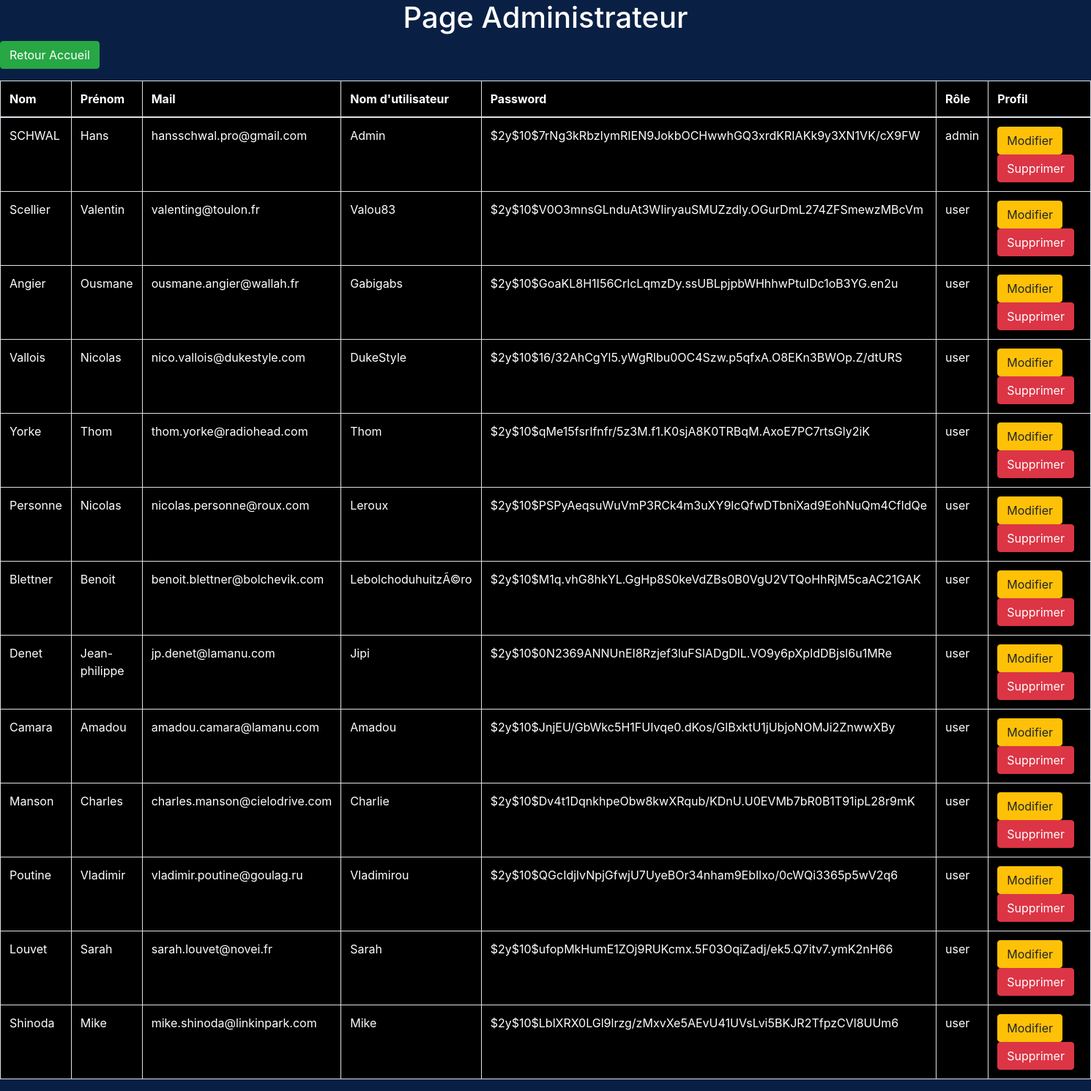
/views/adminPage.php (signed in), run on the app's committed database.
### tables this page shows
CREATE TABLE `users` (
  `id` int(11) NOT NULL,
  `lastName` varchar(50) NOT NULL,
  `firstName` varchar(50) NOT NULL,
  `mail` varchar(50) NOT NULL,
  `userName` varchar(50) NOT NULL,
  `password` varchar(65) NOT NULL,
  `id_roles_defines` int(11) NOT NULL
);

CREATE TABLE `roles` (
  `id` int(11) NOT NULL,
  `name` varchar(20) NOT NULL
);

### controllers/adminPageController.php (called while the page is built)
<?php
require '../models/database.php';
require '../models/role.php';
$adminTask = new role();
$rows = $adminTask->showRoles();

### models/database.php (called while the page is built, shortened)
<?php
class database{
  public function __construct(){
    $this->db = new PDO('mysql:dbname=hitsongwriter;host=localhost', 'hans', 'Lhlpsdnh87', [PDO::ATTR_ERRMODE=>PDO::ERRMODE_EXCEPTION]);
  }
}
?>

### models/role.php (called while the page is built, shortened)
<?php
class role extends database{
  public function showRoles(){
    $query = 'SELECT `users`.`lastName`,`users`.`id`, `users`.`firstName`, `users`.`mail`, `users`.`userName`, `users`.`password`, `roles`.`name` FROM `roles` INNER JOIN `users` ON `roles`.`id` = `users`.`id_roles_defines`';
    $showInfo = $this->db->query($query);
    $showInfos = $showInfo->fetchAll(PDO::FETCH_OBJ);
    if(COUNT($showInfos) > 0){
      return $showInfos;
    }
  }
}

### views/adminPage.php (the view, shortened to what this page needs)
<?php
if($_SESSION['id_roles'] !=1){
  header('Location: index.php');
}else{
  require '../controllers/adminPageController.php';
  ?>
  <!doctype html>
  <html lang="fr" dir="ltr">
  <head>
    <link rel="stylesheet" href="https://stackpath.bootstrapcdn.com/bootstrap/4.1.3/css/bootstrap.min.css">
    <link rel="stylesheet" href="https://code.jquery.com/ui/1.12.1/themes/smoothness/jquery-ui.css">
    <link rel="stylesheet" type="text/css" href="../assets/css/adminPageStyle.css">
  </head>
  <body>
    <h1>Page Administrateur</h1>
    <div class="container-fluid">
      <div class="row">
        <p>
          <a href="../index.php" class="btn btn-success">Retour Accueil</a>
        </p>
        <table class="table table-striped table-bordered">
          <thead>
            <tr>
              <th>Nom</th>
              <th>Prénom</th>
              <th>Mail</th>
              <th>Nom d'utilisateur</th>
              <th>Password</th>
              <th>Rôle</th>
              <th>Profil</th>
            </tr>
          </thead>
          <tbody>
            <?php
            foreach ($rows as $row) {
              echo '<tr>';
              echo '<td>'. $row->lastName . '</td>';
              echo '<td>'. $row->firstName . '</td>';
              echo '<td>'. $row->mail . '</td>';
              echo '<td>'. $row->userName . '</td>';
              echo '<td>'. $row->password . '</td>';
              echo '<td>'. $row->name . '</td>';
              echo '<td width=250>';
              echo '<a class="btn btn-warning" href="update.php?id='.$row->id.'">Modifier</a>';
              echo '<a class="btn btn-danger" href="delete.php?id='.$row->id.'">Supprimer</a>';
              echo '</td>';
              echo '</tr>';
            }
            ?>
          </tbody>
        </table>
      </div>
    </div>
  <?php } ?>
</body>
</html>

### assets/css/adminPageStyle.css (style rules this page uses)
body { background-color: #092044; color: white; }
h1 { text-align: center; }
.table-striped { background-color: black; color: white; }

### data on the page
users: lastName "SCHWAL", firstName "Hans", mail "hansschwal.pro@gmail.com", userName "Admin", password "$2y$10$7rNg3kRbzIymRIEN9JokbOCHwwhGQ3xrdKRIAKk9y3XN1VK/cX9FW", id_roles_defines.name "admin"
users: lastName "Scellier", firstName "Valentin", mail "valenting@toulon.fr", userName "Valou83", password "$2y$10$V0O3mnsGLnduAt3WIiryauSMUZzdly.OGurDmL274ZFSmewzMBcVm", id_roles_defines.name "user"
users: lastName "Angier", firstName "Ousmane", mail "ousmane.angier@wallah.fr", userName "Gabigabs", password "$2y$10$GoaKL8H1I56CrlcLqmzDy.ssUBLpjpbWHhhwPtuIDc1oB3YG.en2u", id_roles_defines.name "user"
users: lastName "Vallois", firstName "Nicolas", mail "nico.vallois@dukestyle.com", userName "DukeStyle", password "$2y$10$16/32AhCgYl5.yWgRlbu0OC4Szw.p5qfxA.O8EKn3BWOp.Z/dtURS", id_roles_defines.name "user"
users: lastName "Yorke", firstName "Thom", mail "thom.yorke@radiohead.com", userName "Thom", password "$2y$10$qMe15fsrIfnfr/5z3M.f1.K0sjA8K0TRBqM.AxoE7PC7rtsGly2iK", id_roles_defines.name "user"
users: lastName "Personne", firstName "Nicolas", mail "nicolas.personne@roux.com", userName "Leroux", password "$2y$10$PSPyAeqsuWuVmP3RCk4m3uXY9lcQfwDTbniXad9EohNuQm4CfIdQe", id_roles_defines.name "user"
users: lastName "Blettner", firstName "Benoit", mail "benoit.blettner@bolchevik.com", userName "LebolchoduhuitzÃ©ro", password "$2y$10$M1q.vhG8hkYL.GgHp8S0keVdZBs0B0VgU2VTQoHhRjM5caAC21GAK", id_roles_defines.name "user"
users: lastName "Denet", firstName "Jean-philippe", mail "jp.denet@lamanu.com", userName "Jipi", password "$2y$10$0N2369ANNUnEI8Rzjef3luFSlADgDlL.VO9y6pXpIdDBjsl6u1MRe", id_roles_defines.name "user"
users: lastName "Camara", firstName "Amadou", mail "amadou.camara@lamanu.com", userName "Amadou", password "$2y$10$JnjEU/GbWkc5H1FUIvqe0.dKos/GlBxktU1jUbjoNOMJi2ZnwwXBy", id_roles_defines.name "user"
users: lastName "Manson", firstName "Charles", mail "charles.manson@cielodrive.com", userName "Charlie", password "$2y$10$Dv4t1DqnkhpeObw8kwXRqub/KDnU.U0EVMb7bR0B1T91ipL28r9mK", id_roles_defines.name "user"
users: lastName "Poutine", firstName "Vladimir", mail "vladimir.poutine@goulag.ru", userName "Vladimirou", password "$2y$10$QGcIdjlvNpjGfwjU7UyeBOr34nham9EbIlxo/0cWQi3365p5wV2q6", id_roles_defines.name "user"
users: lastName "Louvet", firstName "Sarah", mail "sarah.louvet@novei.fr", userName "Sarah", password "$2y$10$ufopMkHumE1ZOj9RUKcmx.5F03OqiZadj/ek5.Q7itv7.ymK2nH66", id_roles_defines.name "user"
users: lastName "Shinoda", firstName "Mike", mail "mike.shinoda@linkinpark.com", userName "Mike", password "$2y$10$LblXRX0LGl9lrzg/zMxvXe5AEvU41UVsLvi5BKJR2TfpzCVl8UUm6", id_roles_defines.name "user"
